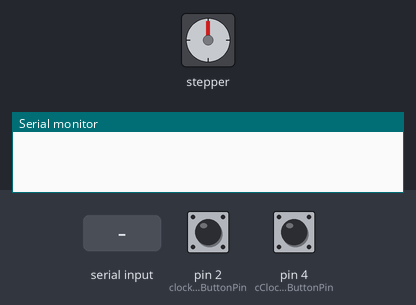
A sketch run on a simulated Arduino Uno, built with avr-gcc and run on an emulated ATmega328P. Parts: stepper motor, the last lines printed to the serial monitor. The inputs (shaded band) are chosen by the test bench; at power-on: pin 2 (clockwiseButtonPin) LOW, pin 4 (cClockwiseButtonPin) LOW. Stepper angles assume 2048 steps per turn.

Above: at 1.2 s.
1.3 s: "unlock\n" received over Serial
At 1.75 s:
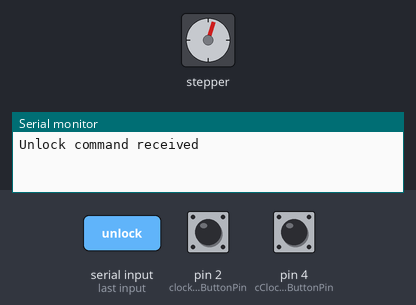
4.3 s: pin 2 (clockwiseButtonPin) pulled HIGH for 1 s
6.8 s: pin 4 (cClockwiseButtonPin) pulled HIGH for 1 s
At 9.0 s:
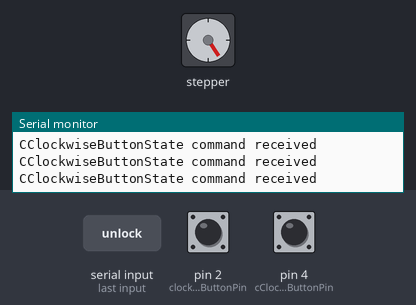
9.3 s: "lock\n" received over Serial
At 9.75 s:
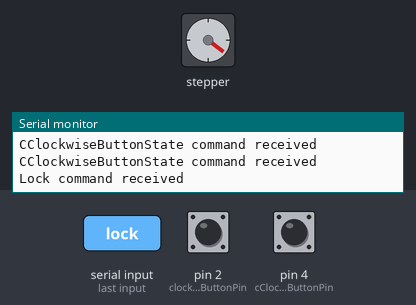
12.3 s: pin 4 (cClockwiseButtonPin) pulled HIGH for 3.2 s
17.0 s: pin 2 (clockwiseButtonPin) pulled HIGH for 0.15 s
At 17.7 s:
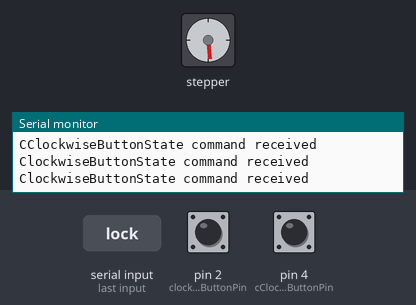
Timing chart, 0 to 19.6 s (numbered marks = the images above; inputs shaded):
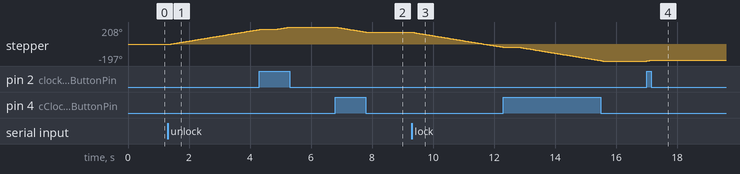

The sketch:

SmartLockAccess.ino
```cpp
#include <Stepper.h>

const int stepsPerRevolution = 2048;

//Pin 8-11 to IN1-IN4
Stepper stepperName = Stepper(stepsPerRevolution, 8, 10, 9, 11);

const int clockwiseButtonPin = 2;
const int cClockwiseButtonPin = 4;

int clockwiseButtonState = 0;
int cClockwiseButtonState = 0;

void setup() {

  //Set the RPM of the stepper motor
  stepperName.setSpeed(10);
  Serial.begin(9600);

  pinMode(clockwiseButtonPin, INPUT);
  pinMode(cClockwiseButtonPin, INPUT);

}

void loop() {

  // Manual controls
  clockwiseButtonState = digitalRead(clockwiseButtonPin);
  cClockwiseButtonState = digitalRead(cClockwiseButtonPin);

  if (clockwiseButtonState == HIGH) {
    Serial.println("ClockwiseButtonState command received");
    stepperName.step(32);
  }

  if (cClockwiseButtonState == HIGH) {
    Serial.println("CClockwiseButtonState command received");
    stepperName.step(-32);
  }

  if (Serial.available() > 0) {  // Check if there is data waiting in the serial buffer
    String command = Serial.readStringUntil('\n');  // Read until newline character
    command.trim();

    if (command == "unlock") {
        Serial.println("Unlock command received");
        stepperName.step(stepsPerRevolution/2);
        delay(500);
    }

    if (command == "lock") {
        Serial.println("Lock command received");
        stepperName.step(-stepsPerRevolution/2);
        delay(500);
    }

    while (Serial.available() > 0) {  // Clear the buffer
        Serial.read();
    }
  }

}
```

Measured:
- after the input at 1.3 s, stepper: keeps turning clockwise at about 60°/s, starting at once
- after the input at 6.8 s, stepper: turns 62° counter-clockwise in 1.0 s, starting at once
- after the input at 9.3 s, stepper: keeps turning counter-clockwise at about 60°/s, starting at once
- after the input at 17.0 s, stepper: turns 11° clockwise in 0.17 s, starting at once
